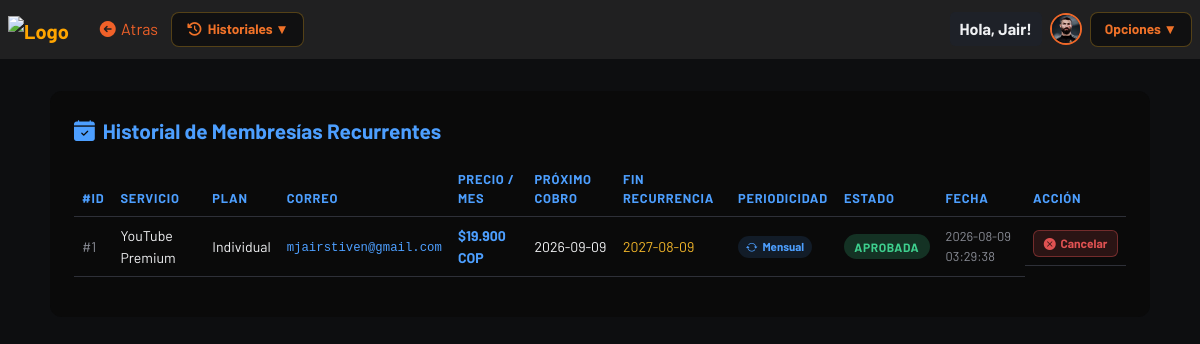
Page /views/historial/reg-rec.php (signed in) on the committed database.
### tables this page shows
CREATE TABLE `users` (
  `id` int(11) NOT NULL,
  `nombre` varchar(120) NOT NULL,
  `correo` varchar(255) NOT NULL,
  `usuario` varchar(100) NOT NULL,
  `contraseña` varchar(255) NOT NULL,
  `profile_image` varchar(255) DEFAULT NULL,
  `bio` text DEFAULT NULL,
  `location` varchar(100) DEFAULT NULL,
  `created_at` timestamp NOT NULL DEFAULT current_timestamp()
);

CREATE TABLE `recurrencias` (
  `id` int(11) NOT NULL,
  `servicio` varchar(50) NOT NULL,
  `plan` varchar(50) NOT NULL,
  `precio` decimal(10,2) NOT NULL,
  `usuario_id` varchar(100) NOT NULL,
  `estado` varchar(20) NOT NULL,
  `request_id` varchar(100) DEFAULT NULL,
  `periodicidad` varchar(5) NOT NULL,
  `next_payment` date DEFAULT NULL,
  `created_at` timestamp NOT NULL DEFAULT current_timestamp(),
  `fecha_fin` date DEFAULT NULL
);

### views/historial/reg-rec.php (the view, shortened to what this page needs)
<?php
require_once '../../php/conexion_be.php';
$correo_sesion = mysqli_real_escape_string($conexion, $_SESSION['correo'] ?? '');
$resultado     = mysqli_query($conexion, "SELECT * FROM recurrencias WHERE usuario_id = '$correo_sesion' ORDER BY created_at DESC");
?>
<!DOCTYPE html>
<html lang="es">
<head>
    <link href="https://cdn.jsdelivr.net/npm/bootstrap@5.3.2/dist/css/bootstrap.min.css" rel="stylesheet">
    <link href="https://cdn.jsdelivr.net/npm/bootstrap-icons/font/bootstrap-icons.css" rel="stylesheet">
    <link rel="stylesheet" href="https://cdnjs.cloudflare.com/ajax/libs/font-awesome/7.0.1/css/all.min.css">
    <link rel="stylesheet" href="../../assets/css/styles-historiales.css">
</head>
<body>
    <?php
    $nav_back_url  = "historial.php";
    $nav_back_text = "Atras";
    $nav_base      = "../../";
    require_once '../../php/navbar.php';
    ?>
    <div class="tabla-container">
        <div class="tabla-titulo">
            <i class="bi bi-calendar-check-fill" style="color: #4d9fff;"></i>Historial de Membresías Recurrentes
        </div>
        <?php if (mysqli_num_rows($resultado) > 0): ?>
        <div class="table-responsive">
            <table class="table table-hover">
                <thead>
                    <tr>
                        <th>#ID</th>
                        <th>Servicio</th>
                        <th>Plan</th>
                        <th>Correo</th>
                        <th>Precio / mes</th>
                        <th>Próximo cobro</th>
                        <th>Fin recurrencia</th>
                        <th>Periodicidad</th>
                        <th>Estado</th>
                        <th>Fecha</th>
                        <th>Acción</th>
                    </tr>
                </thead>
                <tbody>
                    <?php while ($row = mysqli_fetch_assoc($resultado)): ?>
                    <tr>
                        <td><span style="color:#8a8d96;">#<?= htmlspecialchars($row['id']) ?></span></td>
                        <td><?= htmlspecialchars($row['servicio']) ?></td>
                        <td><?= htmlspecialchars($row['plan']) ?></td>
                        <td><code style="color:#4d9fff;"><?= htmlspecialchars($row['usuario_id']) ?></code></td>
                        <td style="color:#4d9fff; font-weight:700;">
                            $<?= number_format($row['precio'], 0, ',', '.') ?> COP
                        </td>
                        <td style="color:#f0f1f3;">
                            <?= !empty($row['next_payment']) ? htmlspecialchars($row['next_payment']) : '—' ?>
                        </td>
                        <td style="color:#f0b429;">
                            <?= !empty($row['fecha_fin']) ? htmlspecialchars($row['fecha_fin']) : '—' ?>
                        </td>
                        <td>
                            <span class="recurrente-badge">
                                <i class="bi bi-arrow-repeat"></i>
                                <?= $row['periodicidad'] === 'M' ? 'Mensual' : htmlspecialchars($row['periodicidad']) ?>
                            </span>
                        </td>
                        <td>
                            <span class="estado-pill badge-<?= strtolower($row['estado']) ?>">
                                <?= strtoupper($row['estado']) ?>
                            </span>
                        </td>
                        <td style="color:#8a8d96; font-size:0.8rem;">
                            <?= htmlspecialchars($row['created_at']) ?>
                        </td>
                        <td style="display:flex; flex-direction:column; gap:0.3rem;">
                            <?php if (strtolower($row['estado']) === 'pendiente' && !empty($row['request_id'])): ?>
                            <a href="../../php/verificar_pago.php?tabla=recurrencias&id=<?= $row['id'] ?>&request_id=<?= urlencode($row['request_id']) ?>&redirect=../views/historial/reg-rec.php"
                               class="btn-verificar">
                                <i class="bi bi-arrow-repeat"></i> Verificar
                            </a>
                            <?php elseif (strtolower($row['estado']) === 'aprobada'): ?>
                            <a href="../../php/cancelar_rec.php?id=<?= $row['id'] ?>"
                               class="btn-cancelar"
                               onclick="return confirm('⚠️ ¿Estás seguro de cancelar esta membresía? Esta acción no se puede deshacer.')">
                                <i class="bi bi-x-circle-fill"></i> Cancelar
                            </a>
                            <?php else: ?>
                            <span style="color:#555860; font-size:0.75rem;">—</span>
                            <?php endif; ?>
                        </td>
                    </tr>
                    <?php endwhile; ?>
                </tbody>
            </table>
        </div>
        <?php endif; ?>
    </div>
    <link rel="stylesheet" href="paginacion.css">
</body>
</html>

### php/navbar.php (shortened to what this page needs)
<?php
$nav_back_url  = $nav_back_url  ?? 'home.php';
$nav_back_text = $nav_back_text ?? 'volver';
$nav_base      = $nav_base      ?? '../';
$nav_avatar    = '';
$nav_initials  = '';
if (isset($_SESSION['user_id'])) {
    if ($conexion) {
        $nav_uid = intval($_SESSION['user_id']);
        $nav_row = mysqli_fetch_assoc(mysqli_query($conexion, "SELECT profile_image, usuario FROM users WHERE id = '$nav_uid'"));
        if ($nav_row) {
            $nav_initials = strtoupper(substr($nav_row['usuario'] ?? 'U', 0, 1));
            if (!empty($nav_row['profile_image']) && file_exists($nav_base . 'uploads/' . $nav_row['profile_image'])) {
                $nav_avatar = $nav_base . 'uploads/' . htmlspecialchars($nav_row['profile_image']);
            }
        }
    }
}
$nav_grupos_tiendas = [
    'games' => [
        'label' => 'Juegos',
        'icon'  => 'fa-shop',
        'items' => [
            'cod.php'         => 'Call of Duty Mobile',
            'freefire.php'    => 'Free Fire',
            'efootball.php'   => 'Efootball Mobile',
            'easport.php'     => 'EA FC Sports Mobile',
            'rainbowsix.php'  => 'Rainbow Six Siege',
            'pubg.php'        => 'PUBG Battlegrounds',
            'bloodstrike.php' => 'Blood Strike',
        ],
    ],
    'plataformas' => [
        'label' => 'Plataformas',
        'icon'  => 'fa-shop',
        'items' => [
            'streaming.php'         => 'Streaming',
            'otras_streaming.php'   => 'Otros Streaming',
            'music_gateway.php'     => 'Música',
            'streaming_gateway.php' => 'Streaming Gateway',
            'ia.php'                => 'Inteligencia Artificial',
            'redes.php'             => 'Redes Sociales',
        ],
    ],
    'textil' => [
        'label' => 'Textiles',
        'icon'  => 'fa-shop',
        'items' => [
            'pl.php'         => 'Premier League',
            'laliga.php'     => 'La Liga',
            'seriea.php'     => 'Serie A',
            'bundesliga.php' => 'Bundesliga',
        ],
    ],
    'historial' => [
        'label' => 'Historiales',
        'icon'  => 'fa-clock-rotate-left',
        'items' => [
            'reg-pgb.php'  => 'Pagos Básicos',
            'reg-sus.php'  => 'Suscripciones',
            'reg-rec.php'  => 'Recurrentes',
            'reg-link.php' => 'Links de Pago',
            'reg-prea.php' => 'Preautorizaciones',
            'reg-disp.php' => 'Dispersiones',
            'reversos.php' => 'Reversos',
        ],
    ],
];
$nav_current_dir   = basename(dirname($_SERVER['SCRIPT_NAME']));
$nav_current_file  = basename($_SERVER['SCRIPT_NAME']);
$nav_grupo_activo  = $nav_grupos_tiendas[$nav_current_dir] ?? null;
$nav_mostrar_tiendas = $nav_grupo_activo && array_key_exists($nav_current_file, $nav_grupo_activo['items']);
?>
<nav class="navbar navbar-dark navbar-expand-lg px-2">
    <a class="navbar-brand fw-bold" href="<?= $nav_base ?>home.php" style="color: orange;">
        <img src="<?= $nav_base ?>assets/icons/icono.png" alt="Logo" style="width: 30px;">
    </a>
    <a href="<?= htmlspecialchars($nav_back_url) ?>" class="btn" style="color: black; color: #f06129;">
        <i class="fa-solid fa-circle-arrow-left fs-6"></i> <?= htmlspecialchars($nav_back_text) ?>
    </a>
    <?php if ($nav_mostrar_tiendas): ?>
    <div class="dropdown">
        <button class="dropbtn"><i class="fa-solid <?= htmlspecialchars($nav_grupo_activo['icon'] ?? 'fa-shop') ?>"></i> <?= htmlspecialchars($nav_grupo_activo['label']) ?> ▼</button>
    </div>
    <?php endif; ?>
    <div class="ms-auto d-flex align-items-center gap-2">
        <span class="nav-username">
            <?= isset($_SESSION['usuario']) ? "Hola, " . htmlspecialchars($_SESSION['usuario']) : "Invitado" ?>
        </span>
        <a href="<?= $nav_base ?>views/profile/index.php" class="nav-avatar-wrap" title="Mi perfil">
            <?php if ($nav_avatar): ?>
                <img src="<?= $nav_avatar ?>" class="nav-avatar-img" alt="Perfil">
            <?php else: ?>
                <div class="nav-avatar-initials"><?= $nav_initials ?: 'U' ?></div>
            <?php endif; ?>
        </a>
        <div class="dropdown">
            <button class="dropbtn">Opciones ▼</button>
        </div>
    </div>
</nav>

### assets/css/styles-historiales.css (style rules this page uses)
:root { --hist-accent: #f0b429; --hist-accent-rgb: 240, 180, 41; --hist-maxw: 1100px; --hist-font: 'Barlow', sans-serif; }
body { font-family: var(--hist-font); }
.navbar { background-color: #0f0f0fa9 !important; backdrop-filter: blur(8px); }
.tabla-container { background: var(--pt-paint); border-radius: 12px; padding: 1.5rem; margin: 2rem auto; max-width: var(--hist-maxw); backdrop-filter: blur(8px); }
.tabla-titulo { font-size: 1.3rem; font-weight: 700; margin-bottom: 1rem; color: var(--hist-accent); display: flex; align-items: center; gap: 0.5rem; }
.table { color: var(--pt-text); border-color: var(--pt-border); }
.table thead th { background: var(--pt-th); color: var(--hist-accent); border-color: var(--pt-border); font-size: 0.8rem; text-transform: uppercase; letter-spacing: 0.06em; }
.table tbody tr { border-color: var(--pt-border); background: var(--pt-th); transition: background 0.15s; }
.table tbody td { border-color: var(--pt-border); font-size: 0.88rem; vertical-align: middle; background: var(--pt-paint); color: var(--pt-text); }
.badge-aprobada { background: rgba(62, 207, 142, 0.2); color: #3ecf8e; }
.estado-pill { display: inline-block; padding: 0.2rem 0.65rem; border-radius: 20px; font-size: 0.75rem; font-weight: 700; text-transform: uppercase; letter-spacing: 0.05em; }
.btn-cancelar { background: rgba(224, 82, 82, 0.15); border: 1px solid rgba(224, 82, 82, 0.4); color: #e05252; border-radius: 6px; padding: 0.2rem 0.6rem; font-size: 0.75rem; font-weight: 700; cursor: pointer; text-decoration: none; display: inline-flex; align-items: center; gap: 0.3rem; transition: all 0.2s; white-space: nowrap; margin-top: 0.3rem; }
.recurrente-badge { display: inline-flex; align-items: center; gap: 0.3rem; background: rgba(var(--hist-accent-rgb), 0.12); color: var(--hist-accent); font-size: 0.72rem; font-weight: 700; padding: 0.15rem 0.5rem; border-radius: 20px; }

### views/historial/reg-rec.php (style rules this page uses)
:root { --hist-accent: #4d9fff; --hist-accent-rgb: 77, 159, 255; }
:root { --pag-accent:#4d9fff; }

### php/navbar.php (style rules this page uses)
.navbar { background-color: var(--pt-navbar, #2e2e2ea9) !important; backdrop-filter: blur(8px); position: relative; z-index: 1030; }
.nav-avatar-wrap { display: inline-flex; align-items: center; gap: 0.5rem; text-decoration: none; }
.nav-avatar-img { width: 32px; height: 32px; border-radius: 50%; object-fit: cover; border: 2px solid #f06829; transition: border-color 0.2s, transform 0.2s; }
.nav-username { background-color: var(--pt-bg-card, hsla(120, 2%, 10%, 0.84)); padding: 5px 10px; border-radius: 5px; font-weight: bold; color: var(--pt-text, #ffffff); }
.dropdown { position: relative; display: inline-block; }
.dropbtn { background: var(--pt-dropdown, hsla(120, 2%, 10%, 0.84)); color: #f07229; border: 1.5px solid rgba(240, 180, 41, 0.3); border-radius: 8px; padding: 6px 14px; font-weight: 700; font-size: 0.85rem; cursor: pointer; transition: all 0.2s; display: flex; align-items: center; gap: 0.3rem; }

### rows in the picture
users: profile_image (picture)
recurrencias: id "1", servicio "YouTube Premium", plan "Individual", usuario "mjairstiven@gmail.com", precio "19.900", next_payment "2026-09-09", fecha_fin "2027-08-09", periodicidad "Mensual", estado "APROBADA", created_at "2026-08-09 03:29:38"

### other values in the picture
$nav_back_text "Atras"
$nav_grupo_activo['label'] "Historiales"
$_SESSION['usuario'] "Jair!"
